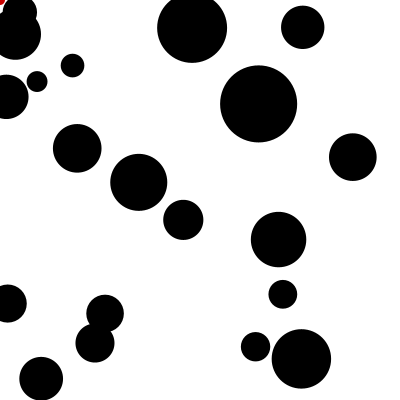
Frame 1 (no input)
Frame 60 (the mouse pressed at the canvas centre just before this capture): identical to frame 1, image omitted
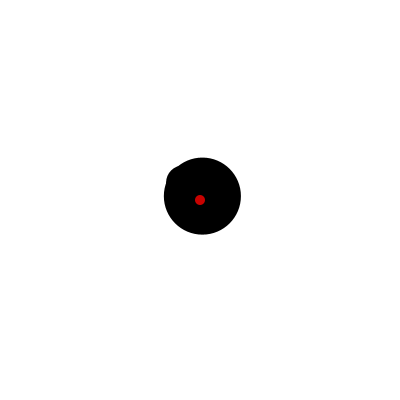
Frame 120 (the mouse held since frame 60 and released just before this capture)

The Processing sketch that drew these frames (run headless with seeded random() and noise(); from frame 60 on, the mouse is pressed at the canvas centre):

// Processing sketch: Desinteres_01
// ── Desinteres_01.pde
BolitaReactiva boli;
Comportamiento c;
void setup()
{
  size (400, 400);
  //  boli= new BolitaReactiva();
  c= new Comportamiento();
}

void draw ()

{
  background(255);
  //boli.dibuja();

  c.dibuja();

  fill(200, 2, 0);
  ellipse(mouseX, mouseY, 10, 10);
}

void mousePressed()
{
}

// ── BolitaReactiva.pde
class BolitaReactiva
{

  float posX, posY, tam, prevPosX, prePosY;
  float angulo;
  float vel, disty, dir, umbral;


  BolitaReactiva()
  {
    posX=random(0, width);
    posY=random(0, height);
    vel=4;
    tam= random(20, 80);
    disty=0;

    umbral=5;

    noStroke();
  }


  BolitaReactiva(float px_, float py_, float tam_)
  {
    posX= px_;
    posY= py_;
    vel=0.2;
    tam=tam_;
    disty=0;

    umbral=5;

    noStroke();
  }


  void dibuja()

  {
    fill(0);
    ellipse(posX, posY, tam, tam);

    println(posX);
  }



  void setPosicion(float posX_, float posY_)
  {
    posX= posX_;
    posY=posY_;
  }


  void sumaPunto()
  {
    if (disty>umbral)
    {
      posX+=vel*cos(angulo);
    }
    if (disty>umbral)
    {
      posY+=vel*sin(angulo);
    }
  }
  void evaluaDistancia(float p1_, float p2_)

  {
    disty= dist(p1_, p2_, posX, posY);


    angulo = atan2( p2_-posY, p1_-posX );
    sumaPunto();
  }
}

// ── Comportamiento.pde
class Comportamiento
{


  BolitaReactiva [] bolitas= new BolitaReactiva[20];
  Comportamiento()
  {
    for (int i=0; i< bolitas.length; i++)
    {
      bolitas[i]= new BolitaReactiva();
    }
  }


  void dibuja()

  {
    for (int i=0; i< bolitas.length; i++)
    {
      bolitas[i].dibuja();
    }

    if (mousePressed)
    {
      //boli.evaluaDistancia(mouseX, mouseY);
      for (int i=0; i< bolitas.length; i++)
      {
        bolitas[i].evaluaDistancia(mouseX, mouseY);
      }
    }
  }
  
  
  
  
  
  
}//cierra clase Comportamiento

// ── Punktum.pde
class Punktum
{
  float posX, posY, tam, umbral;
  color c= color(RGB);
  boolean existe;

  float crono;

  Punktum ()
  {
    posX=width/2;
    posY=height/2;
    tam=8;
    umbral=3;
    c=color(200, 5, 5);
  }

  void dibuja()
  {
  }

  void creaPunktum()
  {
    if (existe)
    {
      fill(c);
      ellipse(posX, posY, tam, tam);
      tiempoVida();
    }

    //    println("tiempo tiempo____"+tiempoVida());
  }

  float tiempoVida()
  {

    if (frameCount%60 == 0)
    {
      crono+=1;
    }

    if (crono==umbral)
    {
      crono=0;
      setExiste(false);
    }

    return crono;
  }

  void setColor (float r_, float g_, float b_, float a_)
  {
    c= color(r_, g_, b_, a_);
  }
  void setPosicion(float posX_, float posY_)
  {
    posX=posX_;
    posY=posY_;
  }

  void setTam(float tam_)
  {
    tam= tam_;
  }

  void setExiste(boolean existe_)
  {
    existe=existe_;
  }

  boolean getExiste()
  {
    return existe;
  }

  float [] getPosXY()
  {
    float [] posXY= new float [] {posX, posY};
    return posXY;
  }
}//cierra clase Punktum
